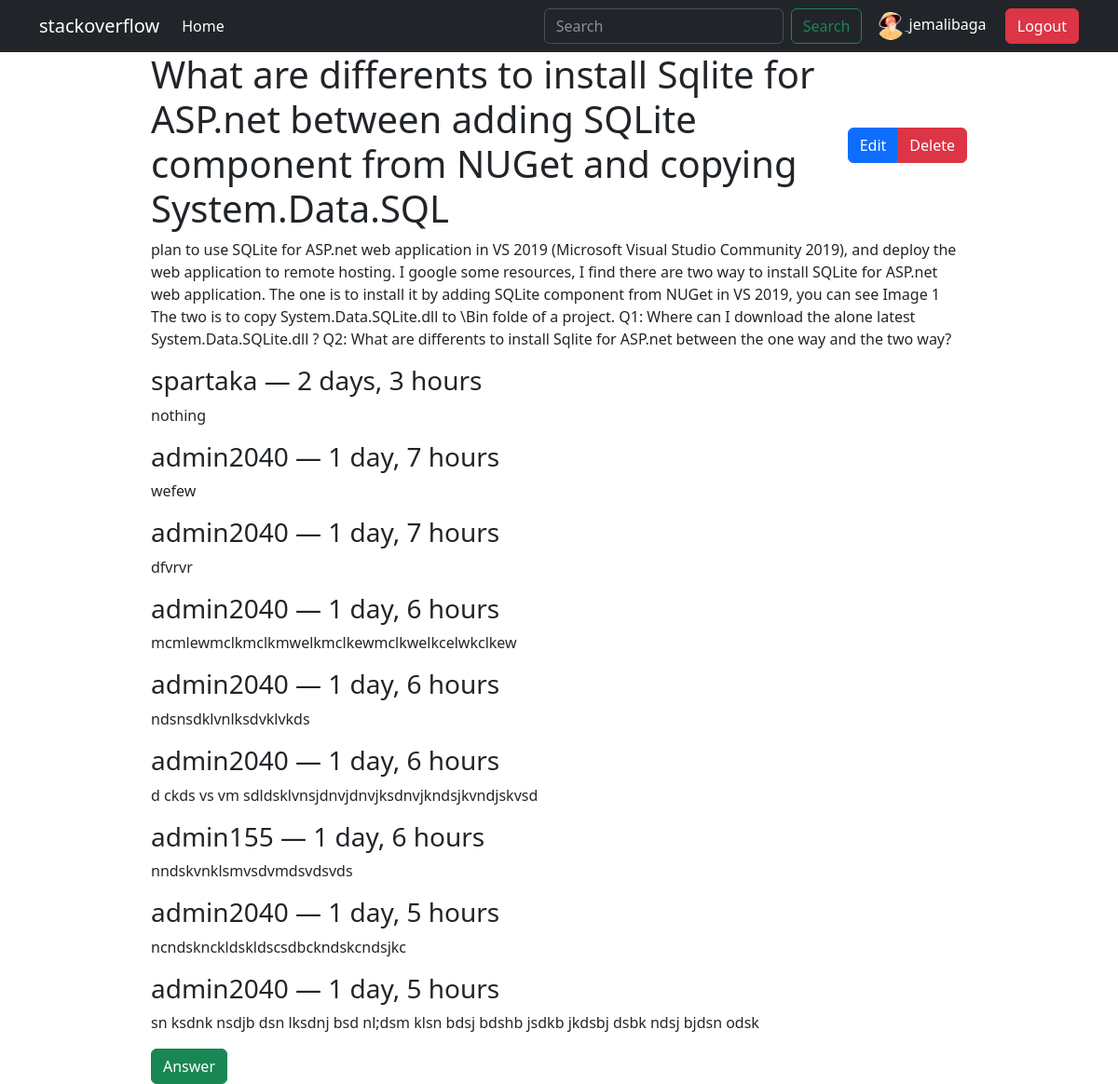
The page /question/6/ (signed in) on the database its author committed.
### users/models.py (models this page shows)
class User(AbstractUser):
    birth_date = models.DateField(blank=True, null=True)

class Profile(models.Model):
    user = models.OneToOneField(User, on_delete=models.CASCADE)
    icon = models.ImageField(upload_to='users_profile_pics/', blank=True)

### forum/models.py (models this page shows, shortened)
class Question(models.Model):
    user = models.ForeignKey(User, on_delete=models.CASCADE)
    title = models.CharField(max_length=120)
    text = models.TextField()
    create_time = models.DateTimeField(auto_now_add=True)
    modify_time = models. DateTimeField(auto_now=True)
    views = models.PositiveBigIntegerField(default=0, blank=True)

class Answer(models.Model):
    user = models.ForeignKey(User, on_delete=models.CASCADE)
    question = models.ForeignKey(Question, on_delete=models.CASCADE, related_name='answers')
    text = models.TextField()
    create_time = models.DateTimeField(auto_now_add=True)

### forum/views.py (the view)
# urls.py: path('question/<int:pk>/', QuestionDetailView.as_view(), name='question-detail'),
class QuestionDetailView(DetailView):
    model = Question
    template_name = 'forum/question_detail.html'
    def get(self, request, *args, **kwargs):
        self.object: Question = self.get_object()
        self.object.views += 1
        self.object.save()
        context = self.get_context_data(object = self.object)
        return self.render_to_response(context)

### templates/forum/question_detail.html (shortened to what this page needs)
{% extends 'base.html' %}
{% block content %}
<div class="container-fluid w-75">
    <div>
        <div class="d-flex justify-content-between align-items-center">
            <h1>{{ question.title }}</h1>
            <div class="btn-group" role="group" >
                {% if question.user == request.user %}
                    <a href="{% url 'forum:question-edit' question.id %}" class="btn btn-primary">Edit</a>
                    <a href="{% url 'forum:question-delete' question.id %}" class="btn btn-danger">Delete</a>
                {% endif %}
            </div>
        </div>
        <p class="text-break">
            {{ question.text }}
        </p>
        <div class="answer-list">
            {% for answer in question.answers.all %}
                <div id="answer-{{ answer.pk }}">
                    <h3> {{ answer.user }} &mdash; {{ answer.create_time|timesince }}</h3>
                    <p>{{ answer.text }}</p>
                </div>
            {% endfor %}
            <div>
                <form action = "{% url 'forum:answer-add'%}?question={{question.pk}}"  method="POST" enctype="multipart/form-data">
                    <button class="btn btn-success">Answer</button>
                </form>
            </div>
        </div>
    </div>
</div>
{% endblock content %}

### templates/base.html (shortened to what this page needs)
{% load static %}
<!DOCTYPE html>
<html lang="en">
<head>
    <link rel="stylesheet" href="{% static 'style.css' %}">
    <link href="https://cdn.jsdelivr.net/npm/bootstrap@5.3.0-alpha1/dist/css/bootstrap.min.css" rel="stylesheet">
</head>
<body>
    <nav class="navbar navbar-expand-lg bg-dark" data-bs-theme="dark">
        <div class="container">
          <a class="navbar-brand" href="{% url 'forum:home' %}">stackoverflow</a>
          <div class="collapse navbar-collapse" id="navbarSupportedContent">
            <ul class="navbar-nav me-auto mb-2 mb-lg-0">
              <li class="nav-item">
                <a class="nav-link active" aria-current="page" href="{% url 'forum:home' %}">Home</a>
              </li>
            </ul>
            <div class="d-flex justify-content-between">
              <div>
                <form action="{% url 'forum:home' %}" class="d-flex" role="search">
                 <input class="form-control me-2" name="q" type="search" placeholder="Search" aria-label="Search" value="{% if form.q.value %}{{ form.q.value }}{% endif %}">
                  <button class="btn btn-outline-success" type="submit">Search</button>
                </form>
              </div>
              <div class="text-white ms-3 dropdown">
                {% if request.user.is_authenticated %}
                    <a href = "{% url 'users:auth-profile' %}"><img width="30"
                        src="{{ request.user.profile.icon.url }}"
                        class="rounded-circle"
                        alt="{{ request.user.username }}-picture"> </a> {{ request.user.username }}
                      <a class="btn btn-danger ms-3" href="{% url 'users:auth-logout' %}">Logout</a>
                {% else %}
                    <a class="btn btn-primary ms-3" href="{% url 'users:auth-login' %}">Login</a>
                    <a class="btn btn-success ms-3" href="{% url 'users:auth-signup' %}">Sign up</a>
                {% endif %}
        </div>
    </nav>
    {% block content %}
    {% endblock content %}
</body>
</html>

### rows shown on the page
User: user.profile.icon (picture), user.username "jemalibaga"
Question: title "What are differents to install Sqlite for ASP.net between adding SQLite component from NUGet and copying System.Data.SQL", text "plan to use SQLite for ASP.net web application in VS 2019 (Microsoft Visual Studio Community 2019), and deploy the web application to remote hosting. I google some resources, I find there are two way to install SQLite for ASP.net web application. The one is to install it by adding SQLite component from NUGet in VS 2019, you can see Image 1 The two is to copy System.Data.SQLite.dll to \\Bin folde of a project. Q1: Where can I download the alone latest System.Data.SQLite.dll ? Q2: What are differents to install Sqlite for ASP.net between the one way and the two way?"
Answer: user "spartaka", create_time "2 days, 3 hours", text "nothing"
Answer: user "admin2040", create_time "1 day, 7 hours", text "wefew"
Answer: user "admin2040", create_time "1 day, 7 hours", text "dfvrvr"
Answer: user "admin2040", create_time "1 day, 6 hours", text "mcmlewmclkmclkmwelkmclkewmclkwelkcelwkclkew"
Answer: user "admin2040", create_time "1 day, 6 hours", text "ndsnsdklvnlksdvklvkds"
Answer: user "admin2040", create_time "1 day, 6 hours", text "d ckds vs vm sdldsklvnsjdnvjdnvjksdnvjkndsjkvndjskvsd"
Answer: user "admin155", create_time "1 day, 6 hours", text "nndskvnklsmvsdvmdsvdsvds"
Answer: user "admin2040", create_time "1 day, 5 hours", text "ncndsknckldskldscsdbckndskcndsjkc"
Answer: user "admin2040", create_time "1 day, 5 hours", text "sn ksdnk nsdjb dsn lksdnj bsd nl;dsm klsn bdsj bdshb jsdkb jkdsbj dsbk ndsj bjdsn odsk"
